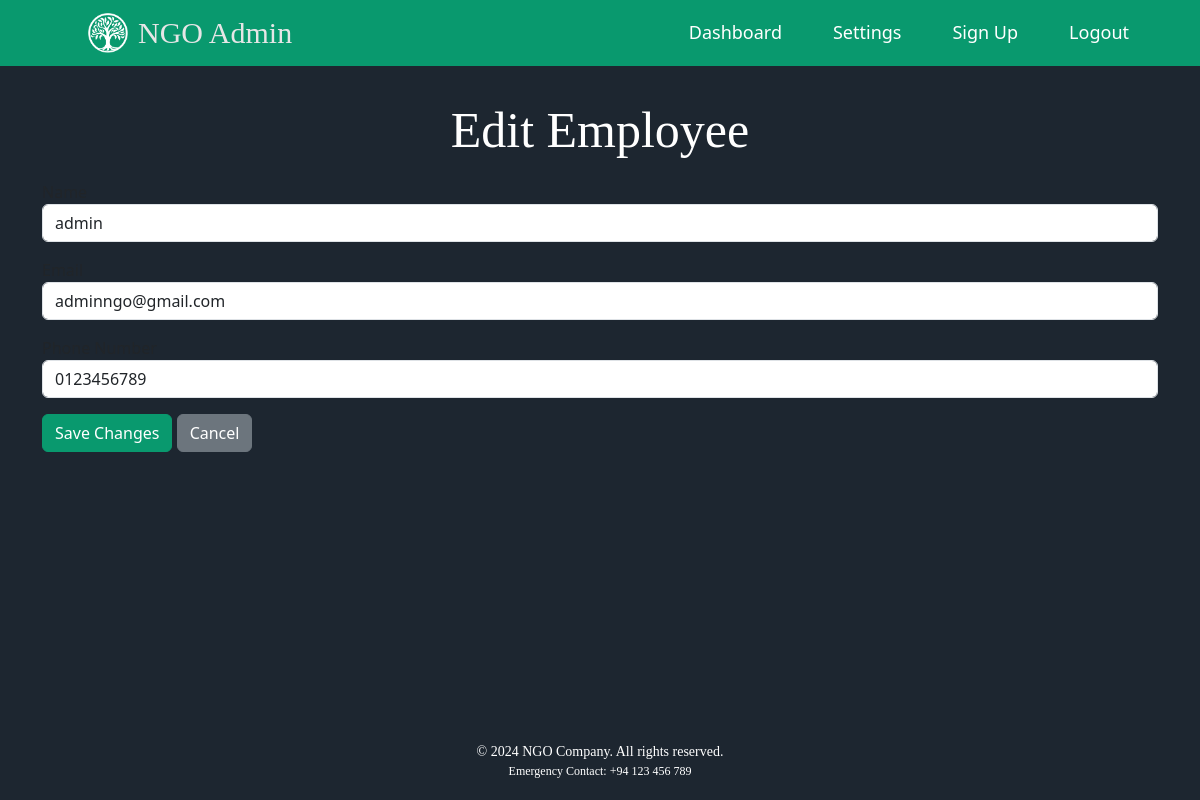
The app's page /admin/employee_edit.php?ids=1 (signed in) with its own data.
### tables this page shows
CREATE TABLE `employees` (
  `id` int(11) NOT NULL,
  `name` varchar(100) NOT NULL,
  `email` varchar(100) NOT NULL,
  `phone_number` varchar(10) NOT NULL,
  `password` varchar(200) NOT NULL,
  `status` tinyint(1) NOT NULL DEFAULT 1
);

### admin/employee_edit.php (the view, shortened to what this page needs)
<?php
include('admin_header.php');
include('../db_connect.php');
$employee_ids = isset($_GET['ids']) ? explode(",", $_GET['ids']) : [];
$employee_id = $employee_ids[0];
$employeeQuery = "SELECT name, email, phone_number FROM employees WHERE id = ?";
$stmt = $conn->prepare($employeeQuery);
$stmt->bind_param("i", $employee_id);
$stmt->execute();
$employeeResult = $stmt->get_result();
$employee = $employeeResult->fetch_assoc();
?>
<div class="container mt-5">
    <h2>Edit Employee</h2>
    <form method="POST">
        <div class="form-group">
            <label for="name">Name</label>
            <input type="text" name="name" id="name" class="form-control" value="<?php echo htmlspecialchars($employee['name']); ?>" required>
        </div>
        <div class="form-group mt-3">
            <label for="email">Email</label>
            <input type="email" name="email" id="email" class="form-control" value="<?php echo htmlspecialchars($employee['email']); ?>" required>
        </div>
        <div class="form-group mt-3">
            <label for="phone_number">Phone Number</label>
            <input type="text" name="phone_number" id="phone_number" class="form-control" value="<?php echo htmlspecialchars($employee['phone_number']); ?>" required>
        </div>
        <button type="submit" class="btn btn-primary mt-3">Save Changes</button>
        <a href="admin_dashboard.php" class="btn btn-secondary mt-3">Cancel</a>
    </form>
</div>
<?php
include('admin_footer.php');
?>

### admin/admin_header.php (style rules this page uses)
body { background-color: #1d2630; }
.container { margin-top: 100px; }
h2 { color: white; text-align: center; font-family: 'Georgia', serif; font-size: 50px; margin-bottom: 20px; margin-top: 10px; }
.btn-primary { background-color: rgb(9, 153, 110); border-color: rgb(9, 153, 110); }

### records on screen
employees: name "admin", email "adminngo@gmail.com", phone_number "0123456789"

### other values on screen
$companyName "NGO Admin"
